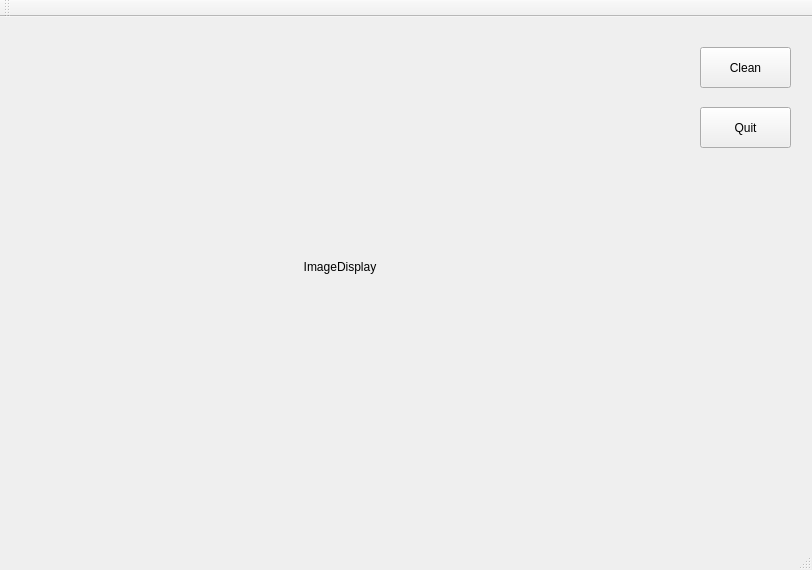
<?xml version="1.0" encoding="UTF-8"?>
<ui version="4.0">
 <class>MainWindow</class>
 <widget class="QMainWindow" name="MainWindow">
  <property name="geometry">
   <rect>
    <x>0</x>
    <y>0</y>
    <width>812</width>
    <height>570</height>
   </rect>
  </property>
  <property name="windowTitle">
   <string>MainWindow</string>
  </property>
  <widget class="QWidget" name="centralWidget">
   <widget class="QPushButton" name="pushButton">
    <property name="geometry">
     <rect>
      <x>700</x>
      <y>30</y>
      <width>91</width>
      <height>41</height>
     </rect>
    </property>
    <property name="text">
     <string>Clean</string>
    </property>
   </widget>
   <widget class="QTextEdit" name="textEdit">
    <property name="geometry">
     <rect>
      <x>710</x>
      <y>40</y>
      <width>71</width>
      <height>21</height>
     </rect>
    </property>
   </widget>
   <widget class="QLabel" name="imageDisplay">
    <property name="geometry">
     <rect>
      <x>20</x>
      <y>10</y>
      <width>640</width>
      <height>480</height>
     </rect>
    </property>
    <property name="text">
     <string>ImageDisplay</string>
    </property>
    <property name="alignment">
     <set>Qt::AlignCenter</set>
    </property>
   </widget>
   <widget class="QPushButton" name="pushButtonQuit">
    <property name="geometry">
     <rect>
      <x>700</x>
      <y>90</y>
      <width>91</width>
      <height>41</height>
     </rect>
    </property>
    <property name="text">
     <string>Quit</string>
    </property>
   </widget>
   <zorder>textEdit</zorder>
   <zorder>imageDisplay</zorder>
   <zorder>pushButton</zorder>
   <zorder>pushButtonQuit</zorder>
  </widget>
  <widget class="QMenuBar" name="menuBar">
   <property name="geometry">
    <rect>
     <x>0</x>
     <y>0</y>
     <width>812</width>
     <height>25</height>
    </rect>
   </property>
  </widget>
  <widget class="QToolBar" name="mainToolBar">
   <attribute name="toolBarArea">
    <enum>TopToolBarArea</enum>
   </attribute>
   <attribute name="toolBarBreak">
    <bool>false</bool>
   </attribute>
  </widget>
  <widget class="QStatusBar" name="statusBar"/>
 </widget>
 <layoutdefault spacing="6" margin="11"/>
 <resources/>
 <connections/>
</ui>
